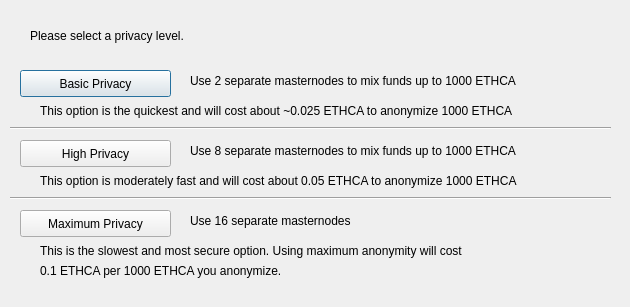
<?xml version="1.0" encoding="UTF-8"?>
<ui version="4.0">
 <class>DarksendConfig</class>
 <widget class="QDialog" name="DarksendConfig">
  <property name="geometry">
   <rect>
    <x>0</x>
    <y>0</y>
    <width>630</width>
    <height>307</height>
   </rect>
  </property>
  <property name="windowTitle">
   <string>Configure Darksend</string>
  </property>
  <widget class="QPushButton" name="buttonBasic">
   <property name="geometry">
    <rect>
     <x>20</x>
     <y>70</y>
     <width>151</width>
     <height>27</height>
    </rect>
   </property>
   <property name="text">
    <string>Basic Privacy</string>
   </property>
  </widget>
  <widget class="QPushButton" name="buttonHigh">
   <property name="geometry">
    <rect>
     <x>20</x>
     <y>140</y>
     <width>151</width>
     <height>27</height>
    </rect>
   </property>
   <property name="text">
    <string>High Privacy</string>
   </property>
  </widget>
  <widget class="QPushButton" name="buttonMax">
   <property name="geometry">
    <rect>
     <x>20</x>
     <y>210</y>
     <width>151</width>
     <height>27</height>
    </rect>
   </property>
   <property name="text">
    <string>Maximum Privacy</string>
   </property>
  </widget>
  <widget class="QLabel" name="label">
   <property name="geometry">
    <rect>
     <x>30</x>
     <y>20</y>
     <width>571</width>
     <height>31</height>
    </rect>
   </property>
   <property name="text">
    <string>Please select a privacy level.</string>
   </property>
  </widget>
  <widget class="QLabel" name="label_2">
   <property name="geometry">
    <rect>
     <x>190</x>
     <y>70</y>
     <width>421</width>
     <height>21</height>
    </rect>
   </property>
   <property name="text">
    <string>Use 2 separate masternodes to mix funds up to 1000 ETHCA</string>
   </property>
  </widget>
  <widget class="QLabel" name="label_3">
   <property name="geometry">
    <rect>
     <x>190</x>
     <y>140</y>
     <width>411</width>
     <height>21</height>
    </rect>
   </property>
   <property name="text">
    <string>Use 8 separate masternodes to mix funds up to 1000 ETHCA</string>
   </property>
  </widget>
  <widget class="QLabel" name="label_4">
   <property name="geometry">
    <rect>
     <x>190</x>
     <y>210</y>
     <width>421</width>
     <height>21</height>
    </rect>
   </property>
   <property name="text">
    <string>Use 16 separate masternodes</string>
   </property>
  </widget>
  <widget class="QLabel" name="label_6">
   <property name="geometry">
    <rect>
     <x>40</x>
     <y>100</y>
     <width>561</width>
     <height>21</height>
    </rect>
   </property>
   <property name="text">
    <string>This option is the quickest and will cost about ~0.025 ETHCA to anonymize 1000 ETHCA</string>
   </property>
  </widget>
  <widget class="QLabel" name="label_7">
   <property name="geometry">
    <rect>
     <x>40</x>
     <y>170</y>
     <width>561</width>
     <height>21</height>
    </rect>
   </property>
   <property name="text">
    <string>This option is moderately fast and will cost about 0.05 ETHCA to anonymize 1000 ETHCA</string>
   </property>
  </widget>
  <widget class="QLabel" name="label_8">
   <property name="geometry">
    <rect>
     <x>40</x>
     <y>240</y>
     <width>561</width>
     <height>21</height>
    </rect>
   </property>
   <property name="text">
    <string>This is the slowest and most secure option. Using maximum anonymity will cost</string>
   </property>
  </widget>
  <widget class="QLabel" name="label_9">
   <property name="geometry">
    <rect>
     <x>40</x>
     <y>260</y>
     <width>561</width>
     <height>21</height>
    </rect>
   </property>
   <property name="text">
    <string>0.1 ETHCA per 1000 ETHCA you anonymize.</string>
   </property>
  </widget>
  <widget class="Line" name="line">
   <property name="geometry">
    <rect>
     <x>10</x>
     <y>120</y>
     <width>601</width>
     <height>16</height>
    </rect>
   </property>
   <property name="orientation">
    <enum>Qt::Horizontal</enum>
   </property>
  </widget>
  <widget class="Line" name="line_2">
   <property name="geometry">
    <rect>
     <x>10</x>
     <y>190</y>
     <width>601</width>
     <height>16</height>
    </rect>
   </property>
   <property name="orientation">
    <enum>Qt::Horizontal</enum>
   </property>
  </widget>
 </widget>
 <resources/>
 <connections/>
</ui>
